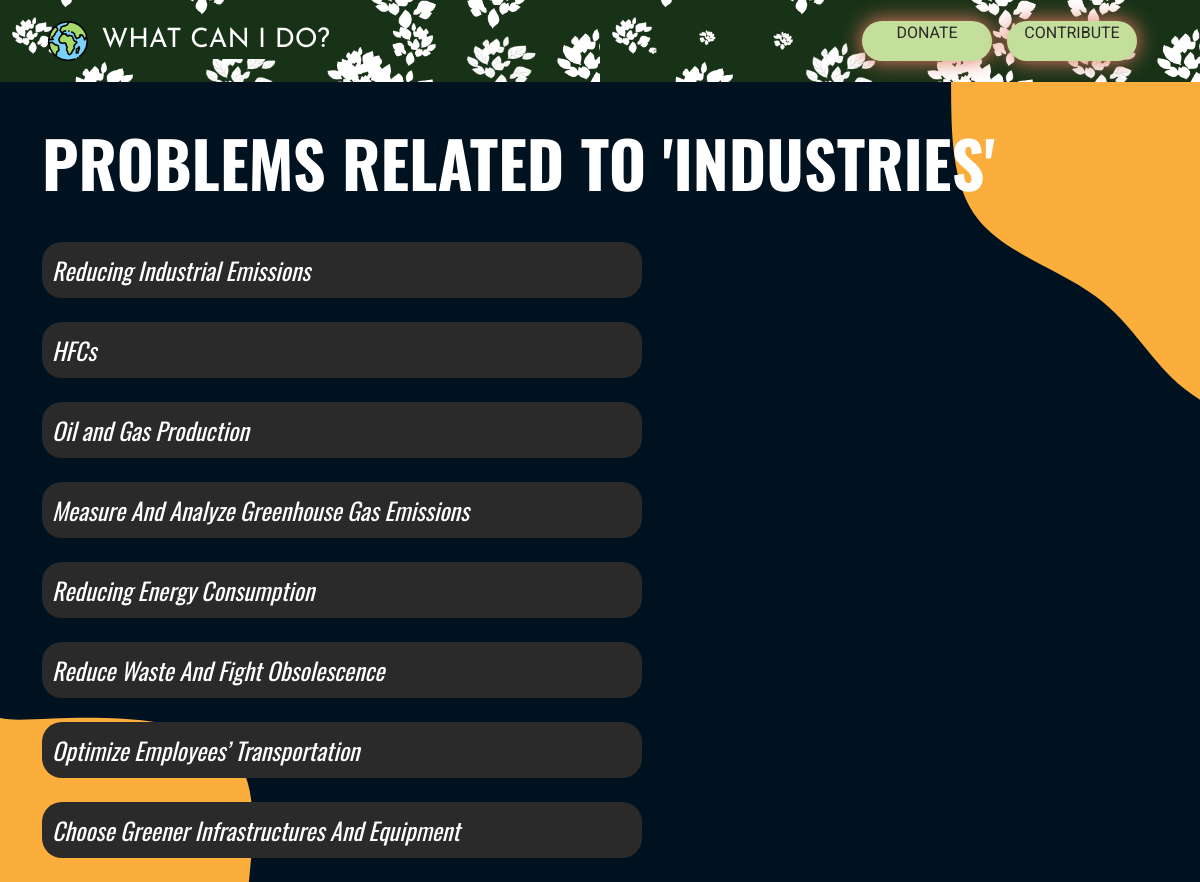
Screenshot of /problems/industries/ with the database file from the repository.
### whatcanido/models.py (models this page shows, shortened)
class Data(models.Model):
    name = models.TextField(max_length=250)
    name_slug = models.SlugField(max_length=250)
    in_review = models.BooleanField(default=True)
    solution = models.TextField()
    category = models.ForeignKey(Category,on_delete=models.CASCADE, related_name='category')
    class Meta:
        verbose_name_plural = 'Data'
    def get_absolute_url(self):
        return reverse('whatcanido:problempage', args=(self.name_slug,))

### whatcanido/views.py (the view)
# urls.py: path('problems/<slug:category_slug>/', views.problemlist, name='problem_list_category'),
def problemlist(request, category_slug=None):
    if category_slug:
        t = category_slug
        qs = Data.objects.filter(category__category_slug = t)
    else:
        t = request.GET.get('querry')
        qs = Data.objects.filter(name__icontains=t)
    return render(request, 'whatcanido/list.html', {'qs':qs, 't':t})

### templates/whatcanido/list.html (shortened to what this page needs)
{% extends 'whatcanido/base.html' %}
{% load static %}
    {% block content %}
    <div class="main-content container">
        <div class="heading">
            Problems related to '{{t}}'
        </div>
        <div class="list-items">
            {% for q in qs %}
            <a href="{{ q.get_absolute_url }}">
                <div class="list-item">{{q.name}}</div>
            </a>
            {% empty %}
            <div class="list-item">No Results</div>
            {% endfor %}
        </div>
    </div>
    {% endblock %}

### static/css/style.css (style rules this page uses)
.heading { font-size:4em ; color:white; font-family: 'Oswald'; text-transform: uppercase; margin-top: 0.5em; margin-bottom: 0.5em; font-weight: 700; }
.list-item { font-family: 'Oswald'; font-style: italic; font-size: 1.5em; margin-bottom: 1em; width: 50vw; color: white; padding: 10px; border: 0 solid black; border-radius: 20px; background-color: #2b2a2a; }
.list-items { display: flex; flex-direction: column; align-items: flex-start; }
.main-content { position: relative; display: flex; flex-direction: column; align-items: flex-start; }
a { text-decoration: none; }

### rows the page displays
Data: name "Reducing Industrial Emissions"
Data: name "HFCs"
Data: name "Oil and Gas Production"
Data: name "Measure And Analyze Greenhouse Gas Emissions"
Data: name "Reducing Energy Consumption"
Data: name "Reduce Waste And Fight Obsolescence"
Data: name "Optimize Employees’ Transportation"
Data: name "Choose Greener Infrastructures And Equipment"

### other values shown
{{ t }} "INDUSTRIES"
